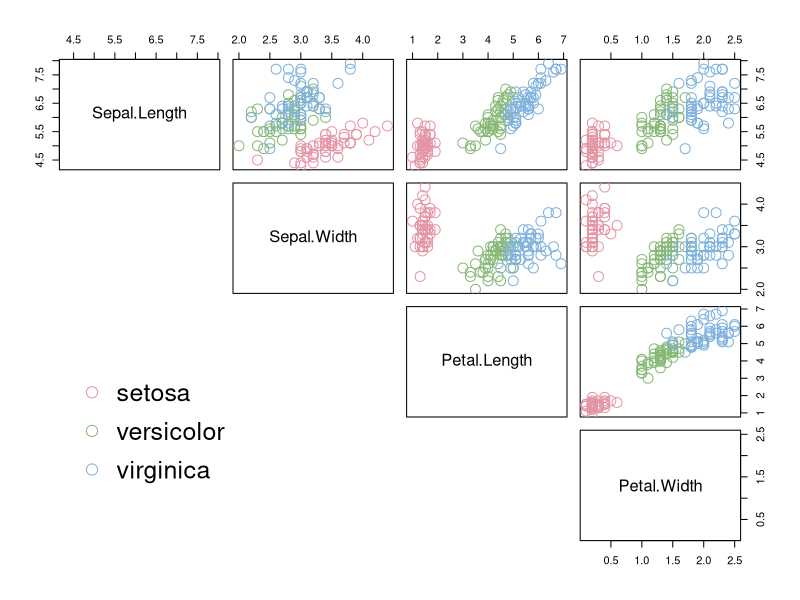

Write the R code that produced this figure. (Note: this script raises an error after producing the figure.)
# coding: utf-8 -*-
"
Created on 2022/02/20 14:09:46

@File -> logistic_regression.R

@Author: luolei

@Email: dreisteine262@163.com

@Describe: 逻辑回归分类
"

library(ggplot2)
library(rms)
library(colorspace)

dat <- datasets::iris


# ---- 数据可视化 -----------------------------------------------------------------------------------

species_color <- dat[, 5]
species_color <- rainbow_hcl(3)[as.numeric(species_color)]
species_labels <- unique(dat[, 5])

pairs(
    dat[, 1:4],
    lower.panel = NULL,
    col = species_color, # 使用参数"col"调整颜色
    cex.labels = 1.5, # 对角线上标签字体大小
    pch = 1, # 控制散点形状, 1：18中每个整数值对应一种形状
    cex = 2 # 控制散点大小
)

# 添加图例
par(xpd = TRUE)
legend(
    x = 0.05,
    y = 0.4,
    cex = 1.5,
    legend = species_labels,
    pch = 1,
    col = unique(species_color),
    bty = "n",
)

# ---- 数据预处理 -----------------------------------------------------------------------------------

# 1. 结局变量设置为二分类
dat$Species <- ifelse(dat$Species == "setosa", 1, 0)

# 2. 对预测模型数据进行统计描述
attach(dat)  # attach后可以使得后面的代码"认识"数据中的字段
dd <- datadist(dat)
options(datadist = "dd")

# ---- 模型构建 -------------------------------------------------------------------------------------

f <- lrm(
    Species ~ Sepal.Length + Sepal.Width + Petal.Length + Petal.Width,
    data = dat,
    )

# ---- 统计图表绘制 ---------------------------------------------------------------------------------

nomo_graph <- nomogram(f, fun = plogis, funlabel = "prob. for setosa", lp = FALSE)

# 保存图片至本地
png("predictive_modeling/img/nomo_graph_iris.png")
plot(nomo_graph)
dev.off()
